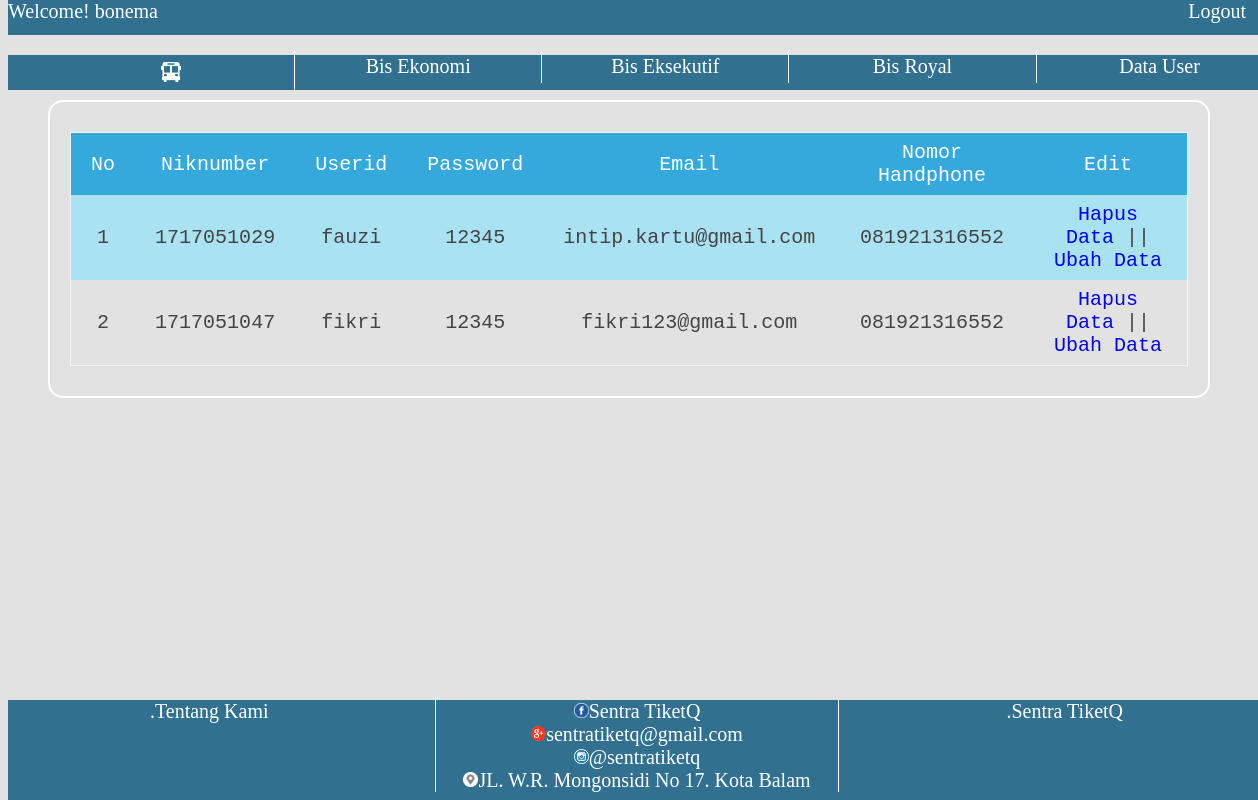
/pemweb1/admin/tabelpengguna.php (signed in), run on the app's committed database.
### tables this page shows
CREATE TABLE `datapengguna` (
  `niknumber` int(16) NOT NULL,
  `userid` varchar(100) NOT NULL,
  `password` varchar(100) NOT NULL,
  `email` varchar(50) NOT NULL,
  `phone` varchar(20) NOT NULL,
  `level` char(9) NOT NULL
);

### pemweb1/funcions.php (called while the page is built, shortened)
<?php
$conn = mysqli_connect("localhost", "root","","pemweb");
function query($query){
	global $conn;
	$result_data = mysqli_query($conn, $query);
	$rows = [];
	while ( $row = mysqli_fetch_assoc($result_data) ){
		$rows[] = $row;
	}
	return $rows;
}
?>

### pemweb1/admin/tabelpengguna.php (the view, shortened to what this page needs)
<?php
require '../funcions.php';
$datadiri = $_SESSION["admin"];
$data = query("SELECT * FROM datapengguna WHERE level ='user'");
?>
<!DOCTYPE html>
<html>
<head>
<link rel="stylesheet" type="text/css" href="../style.css">
</head>
<body>
	<div class="header">Welcome! <?=$datadiri;?>
	<div class="login">
			<a href="../logout.php" style="color: white">Logout</a>
		</div>
	</div>
	<div class= "menu">
	 	<ul>
	 		<li><a href="index.php"><img src="../css/busz.png" style="margin-top:7px;width:20px;height:20px"></a></li>
			<li><a href="berangkat.php">Bis Ekonomi</a></li>
			<li><a href="#">Bis Eksekutif</a></li>
			<li><a href="#">Bis Royal</a></li>
			<li><a href="tabelpengguna.php">Data User</a></li>
		</ul>
	</div>
	<div class="footer">
			<div class="left"><a>.Tentang Kami</a></div>
			<div class="right"><a>.Sentra TiketQ</a></div>
			<center>
			<div class="mid">
				<img src="../css/fb.png"><a>Sentra TiketQ</a><br>
				<img src="../css/gmail.png"><a>sentratiketq@gmail.com</a><br>
				<img src="../css/ig.png"><a>@sentratiketq</a><br>
				<img src="../css/maps.png"><a>JL. W.R. Mongonsidi No 17. Kota Balam</a>
			</center>
			</div>
	<div class="kotak_login">
	<table class="table1">
		<tr>
			<th>No</th>
			<th>Niknumber</th>
			<th>Userid</th>
			<th>Password</th>
			<th>Email</th>
			<th>Nomor Handphone</th>
			<th>Edit</th>
		</tr>
		<?php $i = 1; ?>
		<?php foreach ($data as $dat) :?>
		<tr>
			<td><?= $i ?></td>
			<td><?= $dat["niknumber"]; ?></td>
			<td><?= $dat["userid"]; ?></td>
			<td><?= $dat["password"]; ?></td>
			<td><?= $dat["email"]; ?></td>
			<td><?= $dat["phone"]; ?></td>
			<td>
				<a href="../hapus.php?niknumber=<?= $dat["niknumber"]; ?>">Hapus Data</a> ||
				<a href="../ubah.php?niknumber=<?= $dat["niknumber"]; ?>">Ubah Data</a>
			</td>
		</tr>
		<?php $i++; ?>
	<?php endforeach; ?>
	</table>
	</div>
</body>
</html>

### pemweb1/style.css (style rules this page uses)
body { background-color: #E2E2E2; background-image: url(css/bus.png); background-repeat: no-repeat; background-size: 40%; background-position: 50% -30%; }
.header { background-color: #31708F; width: 100%; top: 0px; height: 35px; font-style: Smoolthan; color:white; font-size: 20px; position: absolute; }
.menu { background-color: #31708F; width: 100%; top: 55px; color: black; height: 35px; font-style: Smoolthan; color:white; font-size: 20px; position: absolute; }
.menu ul { width:100%; display:inline-block; }
.menu li { width:18.77%; padding:5px; display:inline-block; margin-top: -25px; list-style-type: none; float: left; border-right:1px solid #fff; text-align: center; }
.menu a { font-size:20px; font-family:Agency FB; color:#fff; }
.footer { background-color: #31708F; width: 100%; bottom: 0px; height: 100px; color:white; font-size: 20px; margin-bottom: 0px; position: absolute; }
.footer .left { float: left; text-align: center; width:32%; }
.footer .mid { border-left:1px solid #fff; border-right:1px solid #fff; width:32%; }
.footer .right { text-align: center; float: right; width:32%; }
.mid img { padding-top:3px; width:15px; height:15px; }
.footer a { font-size:20px; font-family:Agency FB; color:#fff; }
a { text-decoration: none; }

### pemweb1/admin/tabelpengguna.php (style rules this page uses)
body { background-position: 50% -5000%; }
.login { float: right; font-style: Smoolthan; font-size:20px; font-family:Agency FB; color:#fff; margin-right: 20px; }
.table1 { font-family: monospace; font-size: 20px; font-style: bold; color: #444; border-collapse: collapse; width: 100%; border: 1px solid #f2f5f7; }
.table1 tr th { background: #35A9DB; color: #fff; font-weight: normal; }
.table1, th, td { padding: 8px 20px; text-align: center; }
.table1 tr:nth-child(even) { background-color: #A9E2F3; }
.kotak_login { font-family: monospace; border: 2px solid white; border-radius: 15px; background-color: transparent; width: 90%; margin: 100px auto; padding: 30px 20px; }
a { text-decoration: none; }

### data on the page
datapengguna: niknumber "1717051029", userid "fauzi", password "12345", email "intip.kartu@gmail.com", phone "081921316552"
datapengguna: niknumber "1717051047", userid "fikri", password "12345", email "fikri123@gmail.com", phone "081921316552"

### other printed values
$datadiri "bonema"
